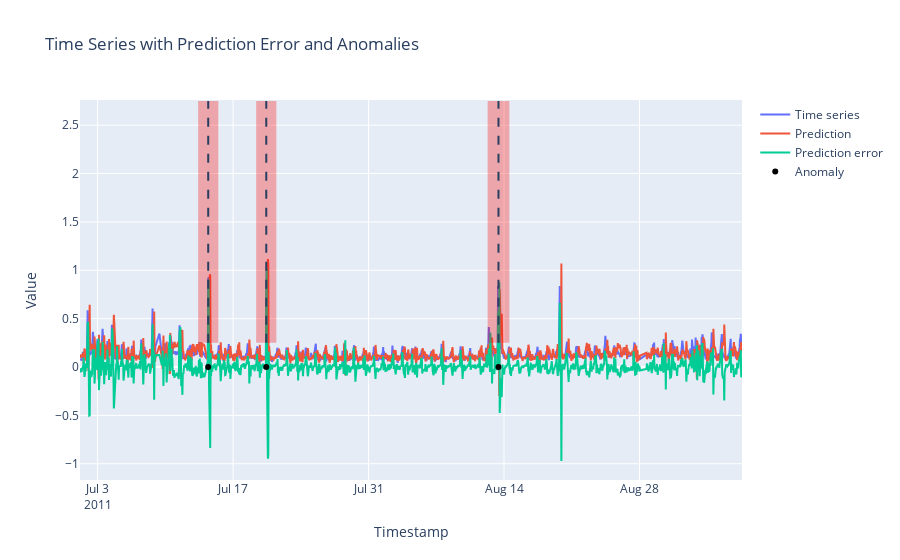

Source (notebook cell):
### Code cell
fig = go.Figure()
fig = plot_results_timeseries(fig, df_plot, y_pred_ae[:,0], pred_error_ae, anomaly_times, anomaly_windows, 0)
fig.show()

### Figure 1 — Plotly figure (JSON) as saved in the notebook; plotly's stock layout.template omitted (floating-point values rounded to 4 significant figures; data arrays with more than 128 entries replaced by an {"elided": "..."} marker saying what was removed)
{"data": [{"mode": "lines", "name": "Time series", "type": "scatter", "x": {"elided": "1534 str values"}, "y": {"elided": "1534 float values"}}, {"mode": "lines", "name": "Prediction", "type": "scatter", "x": {"elided": "1534 str values"}, "y": {"elided": "1534 float values"}}, {"mode": "lines", "name": "Prediction error", "type": "scatter", "x": {"elided": "1534 str values"}, "y": {"elided": "1534 float values"}}, {"marker": {"color": "black"}, "mode": "markers", "name": "Anomaly", "type": "scatter", "x": ["2011-07-14T10:15:01", "2011-07-20T10:15:01", "2011-08-13T10:15:01"], "y": [0, 0, 0]}], "layout": {"shapes": [{"fillcolor": "red", "line": {"width": 0}, "opacity": 0.3, "type": "rect", "x0": "2011-07-13T09:15:01", "x1": "2011-07-15T11:15:01", "y0": null, "y1": null}, {"fillcolor": "red", "line": {"width": 0}, "opacity": 0.3, "type": "rect", "x0": "2011-07-19T09:15:01", "x1": "2011-07-21T11:15:01", "y0": null, "y1": null}, {"fillcolor": "red", "line": {"width": 0}, "opacity": 0.3, "type": "rect", "x0": "2011-08-12T07:15:01", "x1": "2011-08-14T13:15:01", "y0": null, "y1": null}, {"line": {"dash": "dash"}, "type": "line", "x0": "2011-07-14T10:15:01", "x1": "2011-07-14T10:15:01", "y0": null, "y1": null}, {"line": {"dash": "dash"}, "type": "line", "x0": "2011-07-20T10:15:01", "x1": "2011-07-20T10:15:01", "y0": null, "y1": null}, {"line": {"dash": "dash"}, "type": "line", "x0": "2011-08-13T10:15:01", "x1": "2011-08-13T10:15:01", "y0": null, "y1": null}], "title": {"text": "Time Series with Prediction Error and Anomalies"}, "xaxis": {"title": {"text": "Timestamp"}}, "yaxis": {"title": {"text": "Value"}}}}
